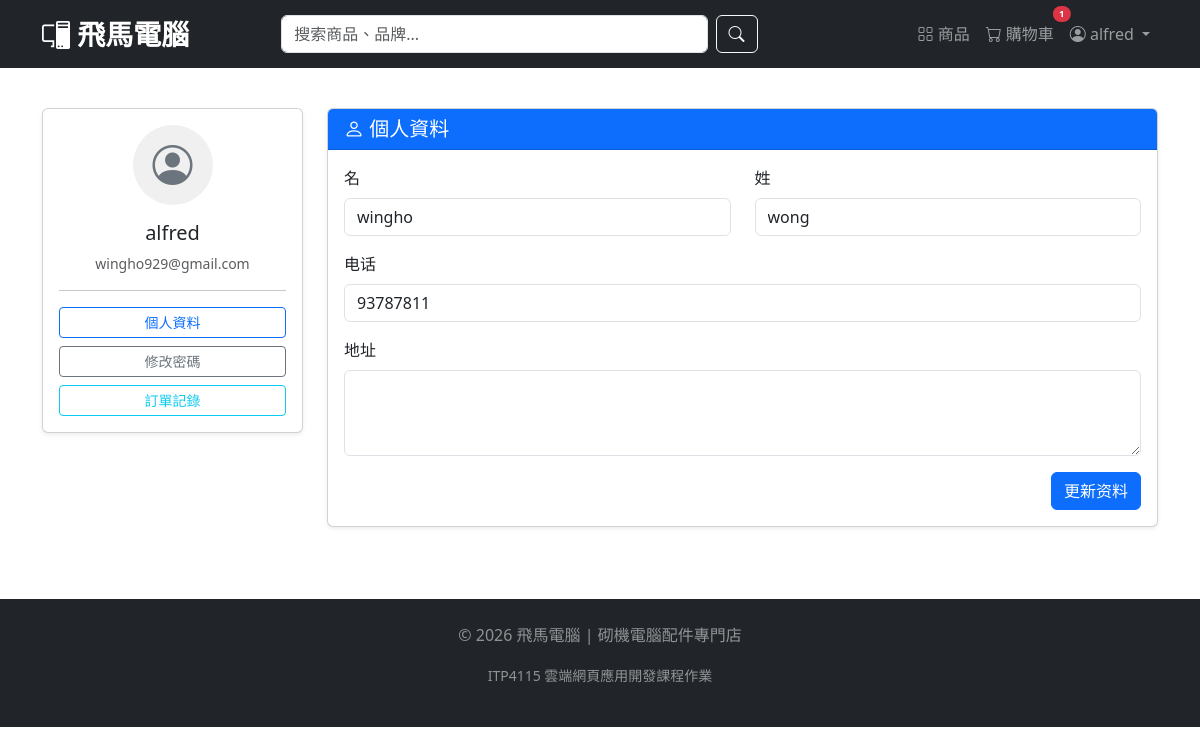
Screenshot of /profile (signed in) with the database file from the repository.
### models.py (models this page shows, shortened)
class User(db.Model, UserMixin):
    __tablename__ = 'users'
    id = db.Column(db.Integer, primary_key=True)
    username = db.Column(db.String(80), unique=True, nullable=False)
    email = db.Column(db.String(120), unique=True, nullable=False)
    password_hash = db.Column(db.String(128), nullable=False)
    first_name = db.Column(db.String(50))
    last_name = db.Column(db.String(50))
    phone = db.Column(db.String(20))
    address = db.Column(db.String(200))
    is_admin = db.Column(db.Boolean, default=False)
    created_at = db.Column(db.DateTime, default=datetime.utcnow)
    last_login = db.Column(db.DateTime)
    login_count = db.Column(db.Integer, default=0)
    is_active = db.Column(db.Boolean, default=True)
    orders = db.relationship('Order', backref='user', lazy=True, cascade='all, delete-orphan')
    reviews = db.relationship('Review', backref='user', lazy=True, cascade='all, delete-orphan')

### app.py (the view, shortened to what this page needs)
@app.route('/profile', methods=['GET', 'POST'])
@login_required
def profile():
    form = ProfileForm()
    if request.method == 'GET':
        form.first_name.data = current_user.first_name
        form.last_name.data = current_user.last_name
        form.phone.data = current_user.phone
        form.address.data = current_user.address
    recent_orders = Order.query.filter_by(user_id=current_user.id).order_by(Order.created_at.desc()).limit(5).all()
    return render_template('profile.html', form=form, recent_orders=recent_orders, cart_count=get_cart_count())

### forms.py
class ProfileForm(FlaskForm):
    first_name = StringField('名', validators=[Length(max=50)])
    last_name = StringField('姓', validators=[Length(max=50)])
    phone = StringField('电话', validators=[Length(max=20)])
    address = TextAreaField('地址', validators=[Length(max=200)])
    submit = SubmitField('更新资料')

### app.py (called while the page is built)
@login_manager.user_loader
def load_user(user_id):
    return User.query.get(int(user_id))

def get_cart_count():
    if current_user.is_authenticated:
        return CartItem.query.filter_by(user_id=current_user.id).count()
    else:
        cart = session.get('cart', {})
        return sum(cart.values())

### templates/profile.html (shortened to what this page needs)
{% extends "base.html" %}
{% block content %}
<div class="container py-4">
    <div class="row">
        <div class="col-md-3">
            <div class="card shadow-sm mb-4">
                <div class="card-body text-center">
                    <div class="mb-3">
                        <div class="avatar-circle mx-auto">
                            <i class="bi bi-person-circle fs-1 text-secondary"></i>
                        </div>
                    </div>
                    <h5>{{ current_user.username }}</h5>
                    <p class="text-muted small">{{ current_user.email }}</p>
                    <hr>
                    <div class="d-grid gap-2">
                        <button class="btn btn-outline-primary btn-sm" onclick="showTab('profile-tab')">個人資料</button>
                        <button class="btn btn-outline-secondary btn-sm" onclick="showTab('password-tab')">修改密碼</button>
                        <button class="btn btn-outline-info btn-sm" onclick="showTab('orders-tab')">訂單記錄</button>
                    </div>
                </div>
            </div>
        </div>
        <div class="col-md-9">
            <div id="profile-tab" class="tab-content active">
                <div class="card shadow-sm">
                    <div class="card-header bg-primary text-white">
                        <h5 class="mb-0"><i class="bi bi-person"></i> 個人資料</h5>
                    </div>
                    <div class="card-body">
                        <form method="POST" action="{{ url_for('profile') }}">
                            <div class="row mb-3">
                                <div class="col-md-6">
                                    {{ form.first_name.label(class="form-label") }}
                                    {{ form.first_name(class="form-control") }}
                                </div>
                                <div class="col-md-6">
                                    {{ form.last_name.label(class="form-label") }}
                                    {{ form.last_name(class="form-control") }}
                                </div>
                            </div>
                            <div class="mb-3">
                                {{ form.phone.label(class="form-label") }}
                                {{ form.phone(class="form-control") }}
                            </div>
                            <div class="mb-3">
                                {{ form.address.label(class="form-label") }}
                                {{ form.address(class="form-control", rows=3) }}
                            </div>
                            <div class="text-end">
                                {{ form.submit(class="btn btn-primary") }}
                            </div>
                        </form>
                    </div>
                </div>
            </div>
        </div>
    </div>
</div>
{% endblock %}

### templates/base.html (shortened to what this page needs)
<!DOCTYPE html>
<html lang="zh-HK">
<head>
    <link href="https://cdn.jsdelivr.net/npm/bootstrap@5.3.0-alpha1/dist/css/bootstrap.min.css" rel="stylesheet">
    <link rel="stylesheet" href="https://cdn.jsdelivr.net/npm/bootstrap-icons@1.11.0/font/bootstrap-icons.css">
    <link href="{{ url_for('static', filename='css/style.css') }}" rel="stylesheet">
</head>
<body>
    <nav class="navbar navbar-expand-lg navbar-dark bg-dark sticky-top">
        <div class="container">
            <a class="navbar-brand fw-bold fs-3" href="{{ url_for('index') }}">
                <i class="bi bi-pc-display"></i> 飛馬電腦
            </a>
            <div class="collapse navbar-collapse" id="navbarMain">
                <form class="d-flex mx-auto w-50" action="{{ url_for('products') }}" method="get">
                    <input class="form-control me-2" type="search" name="search" placeholder="搜索商品、品牌..." aria-label="Search">
                    <button class="btn btn-outline-light" type="submit"><i class="bi bi-search"></i></button>
                </form>
                <ul class="navbar-nav ms-auto">
                    <li class="nav-item"><a class="nav-link" href="{{ url_for('products') }}"><i class="bi bi-grid"></i> 商品</a></li>
                    <li class="nav-item"><a class="nav-link position-relative" href="{{ url_for('cart') }}">
                        <i class="bi bi-cart"></i> 購物車
                        {% if cart_count|default(0) > 0 %}<span class="position-absolute top-0 start-100 translate-middle badge rounded-pill bg-danger">{{ cart_count|default(0) }}</span>{% endif %}
                    </a></li>
                    {% if current_user.is_authenticated %}
                        <li class="nav-item dropdown">
                            <a class="nav-link dropdown-toggle" href="#" data-bs-toggle="dropdown">
                                <i class="bi bi-person-circle"></i> {{ current_user.username }}
                            </a>
                        </li>
                    {% else %}
                        <li class="nav-item"><a class="nav-link" href="{{ url_for('login') }}"><i class="bi bi-box-arrow-in-right"></i> 登入</a></li>
                        <li class="nav-item"><a class="nav-link" href="{{ url_for('register') }}"><i class="bi bi-person-plus"></i> 註冊</a></li>
                    {% endif %}
                </ul>
            </div>
        </div>
    </nav>
    {% block content %}{% endblock %}
    <footer class="bg-dark text-white-50 mt-5 py-4">
        <div class="container text-center">
            <p>&copy; 2026 飛馬電腦 | 砌機電腦配件專門店</p>
            <p><small>ITP4115 雲端網頁應用開發課程作業</small></p>
        </div>
    </footer>
</body>
</html>

### static/css/style.css (style rules this page uses)
.navbar .position-relative .badge { font-size: 0.6rem; padding: 0.2rem 0.4rem; }

### templates/profile.html (style rules this page uses)
.avatar-circle { width: 80px; height: 80px; background-color: #f0f0f0; border-radius: 50%; display: flex; align-items: center; justify-content: center; margin: 0 auto; }
.tab-content { transition: 0.2s; }

### rows the page displays
User: username "alfred", email "wingho929@gmail.com", first_name "wingho", last_name "wong", phone "93787811"

### other values shown
{{ cart_count|default(0) }} "1"
